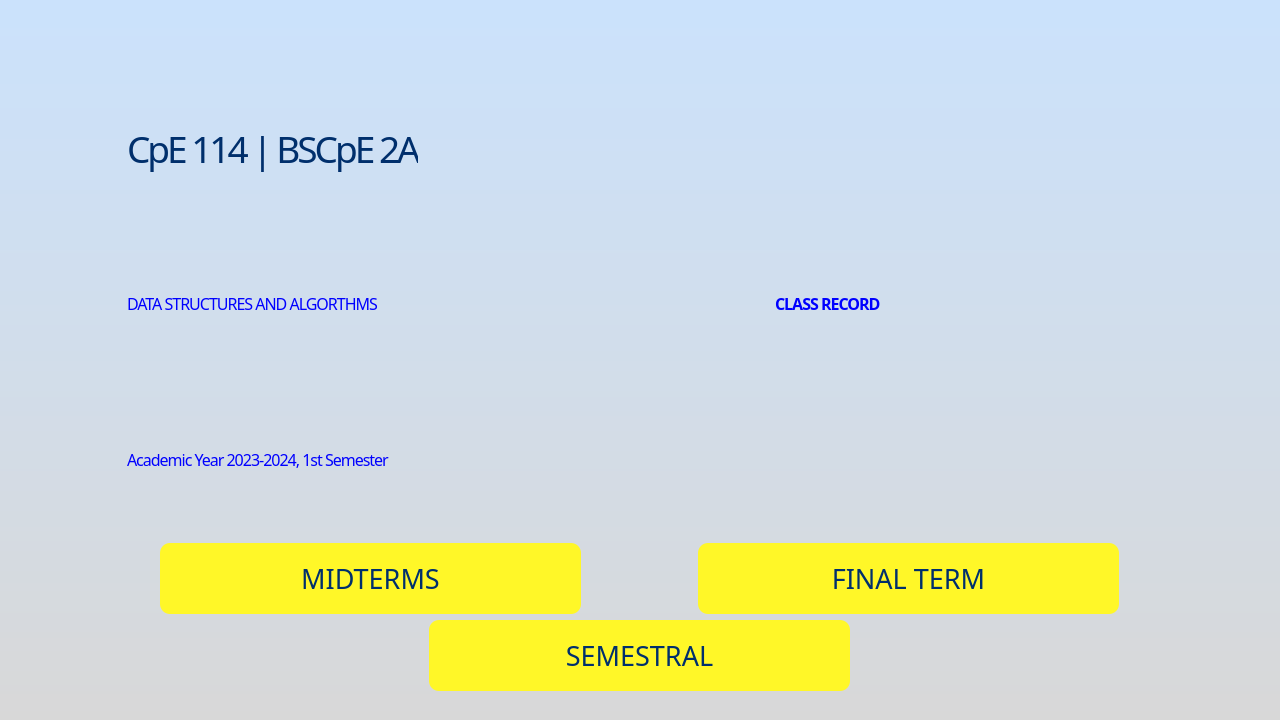
<?xml version="1.0" encoding="UTF-8"?>
<ui version="4.0">
 <class>MainWindow</class>
 <widget class="QMainWindow" name="MainWindow">
  <property name="geometry">
   <rect>
    <x>0</x>
    <y>0</y>
    <width>1280</width>
    <height>720</height>
   </rect>
  </property>
  <property name="sizePolicy">
   <sizepolicy hsizetype="Preferred" vsizetype="Fixed">
    <horstretch>0</horstretch>
    <verstretch>0</verstretch>
   </sizepolicy>
  </property>
  <property name="minimumSize">
   <size>
    <width>1280</width>
    <height>720</height>
   </size>
  </property>
  <property name="maximumSize">
   <size>
    <width>1920</width>
    <height>1080</height>
   </size>
  </property>
  <property name="windowTitle">
   <string>Academetrics</string>
  </property>
  <property name="windowIcon">
   <iconset>
    <normaloff>../Home_Page/ACADEMETRICS LOGO.png</normaloff>../Home_Page/ACADEMETRICS LOGO.png</iconset>
  </property>
  <property name="layoutDirection">
   <enum>Qt::LeftToRight</enum>
  </property>
  <property name="autoFillBackground">
   <bool>false</bool>
  </property>
  <property name="styleSheet">
   <string notr="true">QMainWindow {
	background-color: qlineargradient(spread:pad, x1:0, y1:0, x2:0, y2:1, stop:0 #CBE2FC, stop:1 #D8D8D8);
}</string>
  </property>
  <widget class="QWidget" name="centralwidget">
   <property name="styleSheet">
    <string notr="true"/>
   </property>
   <layout class="QVBoxLayout" name="verticalLayout_4">
    <property name="spacing">
     <number>7</number>
    </property>
    <property name="leftMargin">
     <number>20</number>
    </property>
    <property name="topMargin">
     <number>20</number>
    </property>
    <property name="rightMargin">
     <number>20</number>
    </property>
    <property name="bottomMargin">
     <number>20</number>
    </property>
    <item>
     <layout class="QHBoxLayout" name="horizontalLayout">
      <property name="sizeConstraint">
       <enum>QLayout::SetFixedSize</enum>
      </property>
      <item>
       <widget class="QLabel" name="label">
        <property name="maximumSize">
         <size>
          <width>490</width>
          <height>100</height>
         </size>
        </property>
        <property name="styleSheet">
         <string notr="true">background-color: transparent;</string>
        </property>
        <property name="text">
         <string/>
        </property>
        <property name="pixmap">
         <pixmap>../Homepage/PSU Logo Wordmark.png</pixmap>
        </property>
        <property name="scaledContents">
         <bool>true</bool>
        </property>
       </widget>
      </item>
      <item>
       <spacer name="horizontalSpacer">
        <property name="orientation">
         <enum>Qt::Horizontal</enum>
        </property>
        <property name="sizeHint" stdset="0">
         <size>
          <width>40</width>
          <height>20</height>
         </size>
        </property>
       </spacer>
      </item>
      <item>
       <widget class="QLabel" name="label_2">
        <property name="maximumSize">
         <size>
          <width>390</width>
          <height>75</height>
         </size>
        </property>
        <property name="styleSheet">
         <string notr="true">background-color: transparent;</string>
        </property>
        <property name="text">
         <string/>
        </property>
        <property name="pixmap">
         <pixmap>HEADER TEXT.png</pixmap>
        </property>
        <property name="scaledContents">
         <bool>true</bool>
        </property>
       </widget>
      </item>
      <item>
       <spacer name="horizontalSpacer_2">
        <property name="orientation">
         <enum>Qt::Horizontal</enum>
        </property>
        <property name="sizeType">
         <enum>QSizePolicy::Fixed</enum>
        </property>
        <property name="sizeHint" stdset="0">
         <size>
          <width>20</width>
          <height>20</height>
         </size>
        </property>
       </spacer>
      </item>
      <item>
       <widget class="QPushButton" name="profile">
        <property name="maximumSize">
         <size>
          <width>60</width>
          <height>70</height>
         </size>
        </property>
        <property name="autoFillBackground">
         <bool>false</bool>
        </property>
        <property name="styleSheet">
         <string notr="true">QPushButton {
    border-radius: 10px; 
	background-color: #00FFFFFF;
    padding: 5px;
}
QPushButton:pressed,
QPushButton:checked,
QPushButton:hover {
    background-color: #949494; 
}
</string>
        </property>
        <property name="text">
         <string/>
        </property>
        <property name="icon">
         <iconset>
          <normaloff>../Homepage/PROFILE BUTTON.svg</normaloff>../Homepage/PROFILE BUTTON.svg</iconset>
        </property>
        <property name="iconSize">
         <size>
          <width>60</width>
          <height>60</height>
         </size>
        </property>
        <property name="shortcut">
         <string/>
        </property>
       </widget>
      </item>
      <item>
       <spacer name="horizontalSpacer_3">
        <property name="orientation">
         <enum>Qt::Horizontal</enum>
        </property>
        <property name="sizeType">
         <enum>QSizePolicy::Fixed</enum>
        </property>
        <property name="sizeHint" stdset="0">
         <size>
          <width>40</width>
          <height>20</height>
         </size>
        </property>
       </spacer>
      </item>
     </layout>
    </item>
    <item>
     <spacer name="verticalSpacer">
      <property name="orientation">
       <enum>Qt::Vertical</enum>
      </property>
      <property name="sizeType">
       <enum>QSizePolicy::Fixed</enum>
      </property>
      <property name="sizeHint" stdset="0">
       <size>
        <width>20</width>
        <height>10</height>
       </size>
      </property>
     </spacer>
    </item>
    <item>
     <layout class="QVBoxLayout" name="verticalLayout">
      <property name="leftMargin">
       <number>20</number>
      </property>
      <property name="rightMargin">
       <number>20</number>
      </property>
      <item>
       <widget class="QStackedWidget" name="stackedWidget">
        <property name="currentIndex">
         <number>1</number>
        </property>
        <widget class="QWidget" name="page">
         <layout class="QVBoxLayout" name="verticalLayout_3">
          <item>
           <layout class="QVBoxLayout" name="verticalLayout_2">
            <property name="spacing">
             <number>0</number>
            </property>
            <item>
             <widget class="QLabel" name="subjectCodeLabel">
              <property name="font">
               <font>
                <family>Gotham Black</family>
                <pointsize>28</pointsize>
               </font>
              </property>
              <property name="styleSheet">
               <string notr="true">QLabel {
	color: #002F6C;
    letter-spacing: -3px;
	background-color: transparent;
}
</string>
              </property>
              <property name="text">
               <string>CpE 114 | BSCpE 2A</string>
              </property>
              <property name="alignment">
               <set>Qt::AlignLeading|Qt::AlignLeft|Qt::AlignVCenter</set>
              </property>
             </widget>
            </item>
            <item>
             <widget class="QLabel" name="subjectLabel">
              <property name="font">
               <font>
                <family>Gotham</family>
                <pointsize>12</pointsize>
               </font>
              </property>
              <property name="styleSheet">
               <string notr="true">color: blue;
letter-spacing: -1px;</string>
              </property>
              <property name="text">
               <string>DATA STRUCTURES AND ALGORTHMS</string>
              </property>
             </widget>
            </item>
            <item>
             <widget class="QLabel" name="semesterLabel">
              <property name="font">
               <font>
                <family>Gotham</family>
                <pointsize>12</pointsize>
               </font>
              </property>
              <property name="styleSheet">
               <string notr="true">color: blue; letter-spacing: -1px;</string>
              </property>
              <property name="text">
               <string>Academic Year 2023-2024, 1st Semester</string>
              </property>
             </widget>
            </item>
           </layout>
          </item>
          <item>
           <spacer name="verticalSpacer_2">
            <property name="orientation">
             <enum>Qt::Vertical</enum>
            </property>
            <property name="sizeHint" stdset="0">
             <size>
              <width>20</width>
              <height>58</height>
             </size>
            </property>
           </spacer>
          </item>
          <item>
           <layout class="QHBoxLayout" name="horizontalLayout_2">
            <item>
             <widget class="QPushButton" name="viewClassRecord">
              <property name="enabled">
               <bool>true</bool>
              </property>
              <property name="minimumSize">
               <size>
                <width>421</width>
                <height>71</height>
               </size>
              </property>
              <property name="maximumSize">
               <size>
                <width>421</width>
                <height>71</height>
               </size>
              </property>
              <property name="font">
               <font>
                <family>Gotham Black</family>
                <pointsize>20</pointsize>
                <weight>50</weight>
                <italic>false</italic>
                <bold>false</bold>
                <underline>false</underline>
               </font>
              </property>
              <property name="mouseTracking">
               <bool>true</bool>
              </property>
              <property name="acceptDrops">
               <bool>true</bool>
              </property>
              <property name="layoutDirection">
               <enum>Qt::LeftToRight</enum>
              </property>
              <property name="styleSheet">
               <string notr="true">QPushButton {
    border-radius: 10px; 
	background-color: #FFF728; color: #002F6C; 
    padding: 5px;
}
QPushButton:pressed,
QPushButton:checked {
    background-color: #949494; 
    text-decoration: underline;
}
QPushButton:hover {
	text-decoration: underline;
}</string>
              </property>
              <property name="text">
               <string>CLASS RECORD</string>
              </property>
              <property name="autoDefault">
               <bool>false</bool>
              </property>
              <property name="default">
               <bool>false</bool>
              </property>
              <property name="flat">
               <bool>false</bool>
              </property>
             </widget>
            </item>
           </layout>
          </item>
          <item>
           <spacer name="verticalSpacer_4">
            <property name="orientation">
             <enum>Qt::Vertical</enum>
            </property>
            <property name="sizeType">
             <enum>QSizePolicy::Fixed</enum>
            </property>
            <property name="sizeHint" stdset="0">
             <size>
              <width>20</width>
              <height>20</height>
             </size>
            </property>
           </spacer>
          </item>
          <item>
           <layout class="QHBoxLayout" name="horizontalLayout_3">
            <item>
             <widget class="QPushButton" name="viewIndivRecord">
              <property name="enabled">
               <bool>true</bool>
              </property>
              <property name="minimumSize">
               <size>
                <width>421</width>
                <height>71</height>
               </size>
              </property>
              <property name="maximumSize">
               <size>
                <width>421</width>
                <height>71</height>
               </size>
              </property>
              <property name="font">
               <font>
                <family>Gotham Black</family>
                <pointsize>20</pointsize>
                <weight>50</weight>
                <italic>false</italic>
                <bold>false</bold>
                <underline>false</underline>
               </font>
              </property>
              <property name="mouseTracking">
               <bool>true</bool>
              </property>
              <property name="acceptDrops">
               <bool>true</bool>
              </property>
              <property name="layoutDirection">
               <enum>Qt::LeftToRight</enum>
              </property>
              <property name="styleSheet">
               <string notr="true">QPushButton {
    border-radius: 10px; 
	background-color: #FFF728; color: #002F6C; 
    padding: 5px;
}
QPushButton:pressed,
QPushButton:checked {
    background-color: #949494; 
    text-decoration: underline;
}
QPushButton:hover {
	text-decoration: underline;
}</string>
              </property>
              <property name="text">
               <string>INDIVIDUAL RECORD</string>
              </property>
              <property name="autoDefault">
               <bool>false</bool>
              </property>
              <property name="default">
               <bool>false</bool>
              </property>
              <property name="flat">
               <bool>false</bool>
              </property>
             </widget>
            </item>
           </layout>
          </item>
          <item>
           <spacer name="verticalSpacer_5">
            <property name="orientation">
             <enum>Qt::Vertical</enum>
            </property>
            <property name="sizeType">
             <enum>QSizePolicy::Fixed</enum>
            </property>
            <property name="sizeHint" stdset="0">
             <size>
              <width>20</width>
              <height>20</height>
             </size>
            </property>
           </spacer>
          </item>
          <item>
           <layout class="QHBoxLayout" name="horizontalLayout_4">
            <item>
             <widget class="QPushButton" name="studentInfo">
              <property name="enabled">
               <bool>true</bool>
              </property>
              <property name="minimumSize">
               <size>
                <width>421</width>
                <height>71</height>
               </size>
              </property>
              <property name="maximumSize">
               <size>
                <width>421</width>
                <height>71</height>
               </size>
              </property>
              <property name="font">
               <font>
                <family>Gotham Black</family>
                <pointsize>20</pointsize>
                <weight>50</weight>
                <italic>false</italic>
                <bold>false</bold>
                <underline>false</underline>
               </font>
              </property>
              <property name="mouseTracking">
               <bool>true</bool>
              </property>
              <property name="acceptDrops">
               <bool>true</bool>
              </property>
              <property name="layoutDirection">
               <enum>Qt::LeftToRight</enum>
              </property>
              <property name="styleSheet">
               <string notr="true">QPushButton {
    border-radius: 10px; 
	background-color: #FFF728; color: #002F6C; 
    padding: 5px;
}
QPushButton:pressed,
QPushButton:checked {
    background-color: #949494; 
    text-decoration: underline;
}
QPushButton:hover {
	text-decoration: underline;
}</string>
              </property>
              <property name="text">
               <string>STUDENT INFO</string>
              </property>
              <property name="autoDefault">
               <bool>false</bool>
              </property>
              <property name="default">
               <bool>false</bool>
              </property>
              <property name="flat">
               <bool>false</bool>
              </property>
             </widget>
            </item>
           </layout>
          </item>
          <item>
           <spacer name="verticalSpacer_3">
            <property name="orientation">
             <enum>Qt::Vertical</enum>
            </property>
            <property name="sizeHint" stdset="0">
             <size>
              <width>20</width>
              <height>40</height>
             </size>
            </property>
           </spacer>
          </item>
         </layout>
        </widget>
        <widget class="QWidget" name="page_2">
         <layout class="QVBoxLayout" name="verticalLayout_7">
          <item>
           <layout class="QHBoxLayout" name="horizontalLayout_5">
            <property name="leftMargin">
             <number>20</number>
            </property>
            <item>
             <widget class="QPushButton" name="profile_2">
              <property name="autoFillBackground">
               <bool>false</bool>
              </property>
              <property name="styleSheet">
               <string notr="true">QPushButton {
    border-radius: 10px; 
	background-color: #00FFFFFF;
    padding: 5px;
}
QPushButton:pressed,
QPushButton:checked,
QPushButton:hover {
    background-color: #949494; 
}
</string>
              </property>
              <property name="text">
               <string/>
              </property>
              <property name="icon">
               <iconset>
                <normaloff>../../../../Downloads/BackBtn.png</normaloff>../../../../Downloads/BackBtn.png</iconset>
              </property>
              <property name="iconSize">
               <size>
                <width>60</width>
                <height>60</height>
               </size>
              </property>
              <property name="shortcut">
               <string/>
              </property>
             </widget>
            </item>
            <item>
             <spacer name="horizontalSpacer_4">
              <property name="orientation">
               <enum>Qt::Horizontal</enum>
              </property>
              <property name="sizeType">
               <enum>QSizePolicy::Fixed</enum>
              </property>
              <property name="sizeHint" stdset="0">
               <size>
                <width>10</width>
                <height>5</height>
               </size>
              </property>
             </spacer>
            </item>
            <item>
             <layout class="QVBoxLayout" name="verticalLayout_5">
              <property name="spacing">
               <number>0</number>
              </property>
              <item>
               <widget class="QLabel" name="subjectCodeLabel_2">
                <property name="font">
                 <font>
                  <family>Gotham Black</family>
                  <pointsize>28</pointsize>
                 </font>
                </property>
                <property name="styleSheet">
                 <string notr="true">QLabel {
	color: #002F6C;
    letter-spacing: -3px;
	background-color: transparent;
}
</string>
                </property>
                <property name="text">
                 <string>CpE 114 | BSCpE 2A</string>
                </property>
                <property name="alignment">
                 <set>Qt::AlignLeading|Qt::AlignLeft|Qt::AlignVCenter</set>
                </property>
               </widget>
              </item>
              <item>
               <widget class="QLabel" name="subjectLabel_2">
                <property name="font">
                 <font>
                  <family>Gotham</family>
                  <pointsize>12</pointsize>
                 </font>
                </property>
                <property name="styleSheet">
                 <string notr="true">color: blue;
letter-spacing: -1px;</string>
                </property>
                <property name="text">
                 <string>DATA STRUCTURES AND ALGORTHMS</string>
                </property>
               </widget>
              </item>
              <item>
               <widget class="QLabel" name="semesterLabel_2">
                <property name="font">
                 <font>
                  <family>Gotham</family>
                  <pointsize>12</pointsize>
                 </font>
                </property>
                <property name="styleSheet">
                 <string notr="true">color: blue; letter-spacing: -1px;</string>
                </property>
                <property name="text">
                 <string>Academic Year 2023-2024, 1st Semester</string>
                </property>
               </widget>
              </item>
             </layout>
            </item>
            <item>
             <spacer name="horizontalSpacer_5">
              <property name="orientation">
               <enum>Qt::Horizontal</enum>
              </property>
              <property name="sizeHint" stdset="0">
               <size>
                <width>40</width>
                <height>20</height>
               </size>
              </property>
             </spacer>
            </item>
            <item>
             <widget class="QLabel" name="semesterLabel_3">
              <property name="font">
               <font>
                <family>Gotham</family>
                <pointsize>12</pointsize>
                <weight>75</weight>
                <bold>true</bold>
               </font>
              </property>
              <property name="styleSheet">
               <string notr="true">color: blue; letter-spacing: -1px;</string>
              </property>
              <property name="text">
               <string>CLASS RECORD</string>
              </property>
             </widget>
            </item>
            <item>
             <spacer name="horizontalSpacer_6">
              <property name="orientation">
               <enum>Qt::Horizontal</enum>
              </property>
              <property name="sizeHint" stdset="0">
               <size>
                <width>40</width>
                <height>20</height>
               </size>
              </property>
             </spacer>
            </item>
           </layout>
          </item>
          <item>
           <layout class="QHBoxLayout" name="horizontalLayout_6">
            <item>
             <widget class="QPushButton" name="viewClassRecord_3">
              <property name="enabled">
               <bool>true</bool>
              </property>
              <property name="minimumSize">
               <size>
                <width>421</width>
                <height>71</height>
               </size>
              </property>
              <property name="maximumSize">
               <size>
                <width>421</width>
                <height>71</height>
               </size>
              </property>
              <property name="font">
               <font>
                <family>Gotham Black</family>
                <pointsize>20</pointsize>
                <weight>50</weight>
                <italic>false</italic>
                <bold>false</bold>
                <underline>false</underline>
               </font>
              </property>
              <property name="mouseTracking">
               <bool>true</bool>
              </property>
              <property name="acceptDrops">
               <bool>true</bool>
              </property>
              <property name="layoutDirection">
               <enum>Qt::LeftToRight</enum>
              </property>
              <property name="styleSheet">
               <string notr="true">QPushButton {
    border-radius: 10px; 
	background-color: #FFF728; color: #002F6C; 
    padding: 5px;
}
QPushButton:pressed,
QPushButton:checked {
    background-color: #949494; 
    text-decoration: underline;
}
QPushButton:hover {
	text-decoration: underline;
}</string>
              </property>
              <property name="text">
               <string>MIDTERMS</string>
              </property>
              <property name="autoDefault">
               <bool>false</bool>
              </property>
              <property name="default">
               <bool>false</bool>
              </property>
              <property name="flat">
               <bool>false</bool>
              </property>
             </widget>
            </item>
            <item>
             <widget class="QPushButton" name="viewClassRecord_2">
              <property name="enabled">
               <bool>true</bool>
              </property>
              <property name="minimumSize">
               <size>
                <width>421</width>
                <height>71</height>
               </size>
              </property>
              <property name="maximumSize">
               <size>
                <width>421</width>
                <height>71</height>
               </size>
              </property>
              <property name="font">
               <font>
                <family>Gotham Black</family>
                <pointsize>20</pointsize>
                <weight>50</weight>
                <italic>false</italic>
                <bold>false</bold>
                <underline>false</underline>
               </font>
              </property>
              <property name="mouseTracking">
               <bool>true</bool>
              </property>
              <property name="acceptDrops">
               <bool>true</bool>
              </property>
              <property name="layoutDirection">
               <enum>Qt::LeftToRight</enum>
              </property>
              <property name="styleSheet">
               <string notr="true">QPushButton {
    border-radius: 10px; 
	background-color: #FFF728; color: #002F6C; 
    padding: 5px;
}
QPushButton:pressed,
QPushButton:checked {
    background-color: #949494; 
    text-decoration: underline;
}
QPushButton:hover {
	text-decoration: underline;
}</string>
              </property>
              <property name="text">
               <string>FINAL TERM</string>
              </property>
              <property name="autoDefault">
               <bool>false</bool>
              </property>
              <property name="default">
               <bool>false</bool>
              </property>
              <property name="flat">
               <bool>false</bool>
              </property>
             </widget>
            </item>
           </layout>
          </item>
          <item>
           <layout class="QHBoxLayout" name="horizontalLayout_7">
            <item>
             <widget class="QPushButton" name="studentInfo_2">
              <property name="enabled">
               <bool>true</bool>
              </property>
              <property name="minimumSize">
               <size>
                <width>421</width>
                <height>71</height>
               </size>
              </property>
              <property name="maximumSize">
               <size>
                <width>421</width>
                <height>71</height>
               </size>
              </property>
              <property name="font">
               <font>
                <family>Gotham Black</family>
                <pointsize>20</pointsize>
                <weight>50</weight>
                <italic>false</italic>
                <bold>false</bold>
                <underline>false</underline>
               </font>
              </property>
              <property name="mouseTracking">
               <bool>true</bool>
              </property>
              <property name="acceptDrops">
               <bool>true</bool>
              </property>
              <property name="layoutDirection">
               <enum>Qt::LeftToRight</enum>
              </property>
              <property name="styleSheet">
               <string notr="true">QPushButton {
    border-radius: 10px; 
	background-color: #FFF728; color: #002F6C; 
    padding: 5px;
}
QPushButton:pressed,
QPushButton:checked {
    background-color: #949494; 
    text-decoration: underline;
}
QPushButton:hover {
	text-decoration: underline;
}</string>
              </property>
              <property name="text">
               <string>SEMESTRAL</string>
              </property>
              <property name="autoDefault">
               <bool>false</bool>
              </property>
              <property name="default">
               <bool>false</bool>
              </property>
              <property name="flat">
               <bool>false</bool>
              </property>
             </widget>
            </item>
           </layout>
          </item>
         </layout>
        </widget>
       </widget>
      </item>
     </layout>
    </item>
   </layout>
  </widget>
 </widget>
 <resources/>
 <connections/>
</ui>
